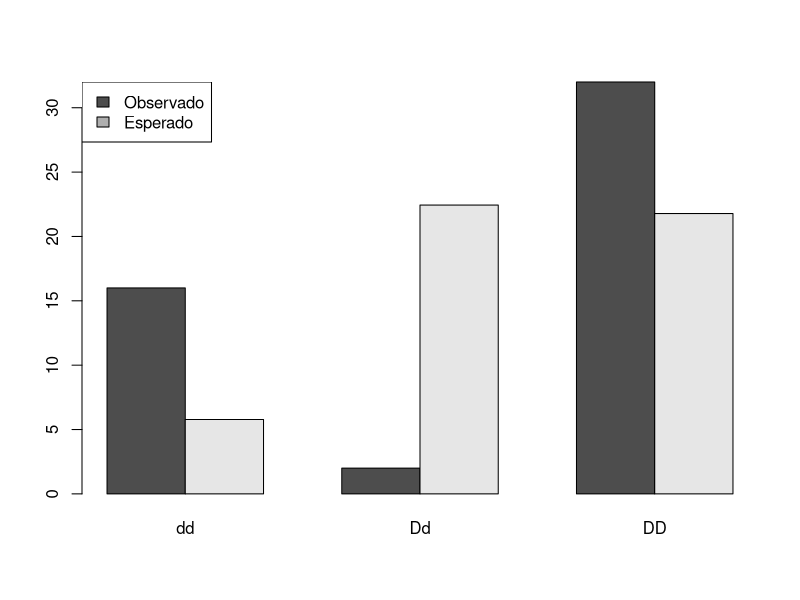
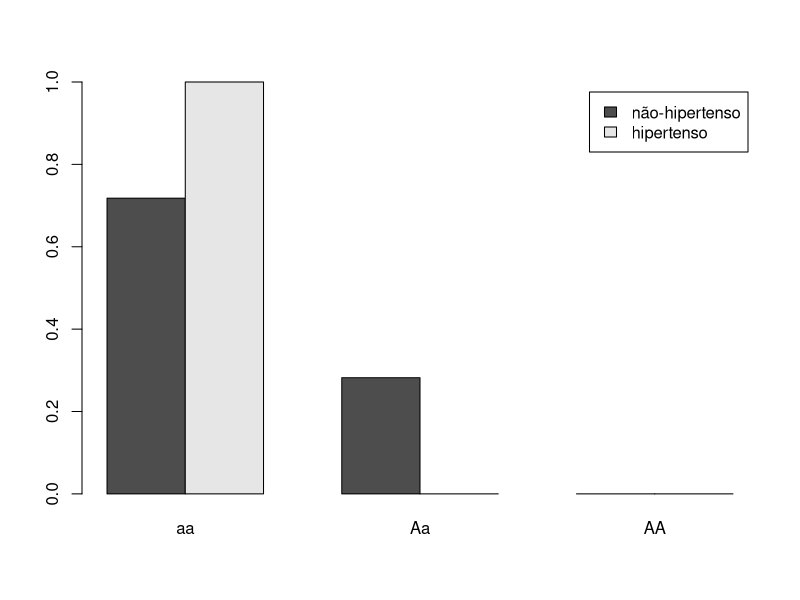
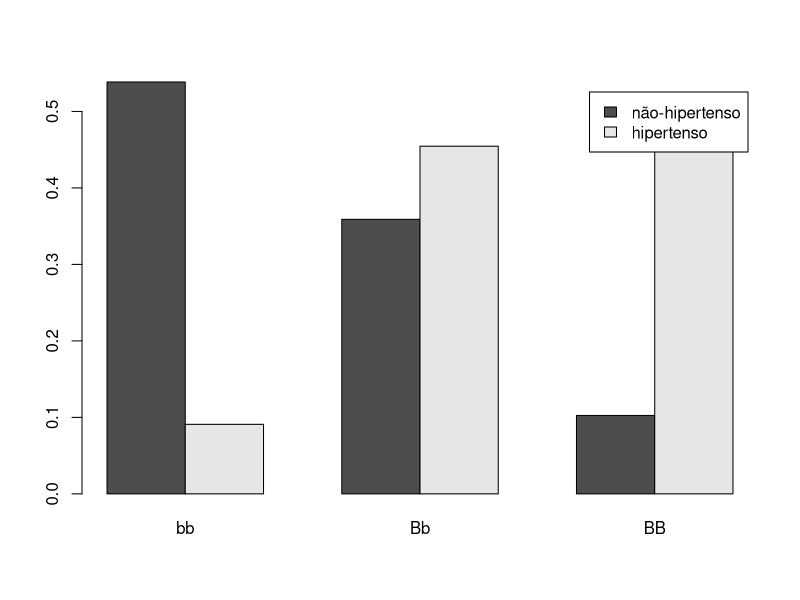
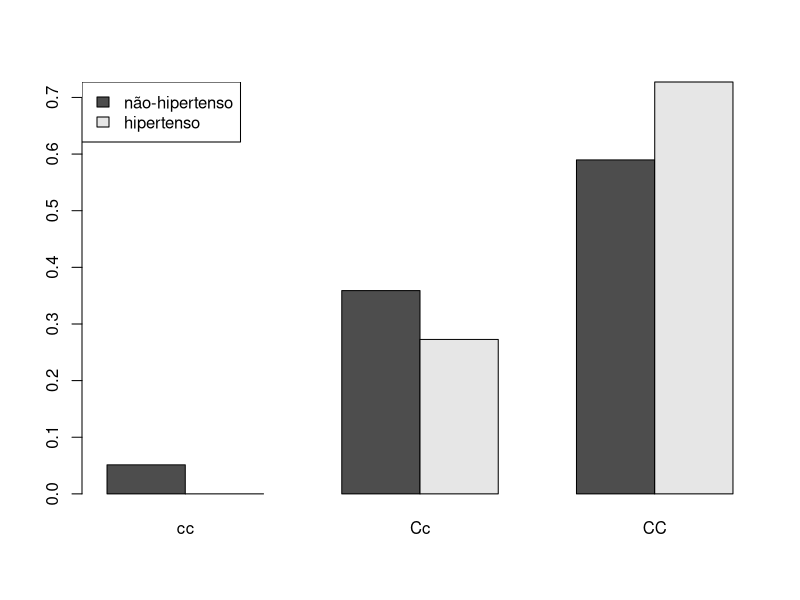

Here is the R script that generated these plots, in order:
## ---- chunk 1
knitr::opts_chunk$set(prompt = TRUE,
                      eval = FALSE,
                      echo = FALSE,
                      warning = FALSE)
set.seed(551991)
## ---- chunk 2
##dados disponíveis no arquivo cf.tsv
cf <- read.table('cf.tsv', header = T)
## resumo dos dados disponíveis
summary(cf)
## ---- chunk 3
has_hbp <- cf$hbp == "sim"
## frequência de hipertensão
mean(has_hbp)
## Visto que estamos comparando a frequência de uma variável
## binomial, usamos o teste binomial para comparar com a
## frequência observada.
binom.test(table(has_hbp), p=(1-0.16))
## ---- chunk 4
## definir função para calcular hardy-weinberg
hw <- function(obs) {
    n <- sum(obs)
    p <- (2 * obs[1] + obs[2]) / (2*n)
    exp <- c(p^2, 2 * p * (1-p), (1-p)^2) * n
    chi <- sum((obs-exp)^2/exp)
    c("chi.squared" = chi, "p.value" = pchisq(chi, df=1, lower.tail = FALSE))
}
## calcula-se o desequilibrio para os polimorfismos:
## enosa, mas primeiramente precisamos corrigir a variavel
## para incluir AA
cf$enosa <- factor(cf$enosa, levels = c("aa", "Aa", "AA"))
hw(table(cf$enosa))
## enosb
hw(table(cf$enosb))
## enosc
hw(table(cf$enosc))
## enosd
hw(table(cf$enosd))
## como enosd apresentou um desvio significativo, vamos ilustrar
## a frequência observada ao lado da esperada para visualizar a
## diferença.
obs <- table(cf$enosd)
p   <- (2 * obs[1] + obs[2]) / (2*sum(obs))
exp <- c(p^2, 2 * p * (1-p), (1-p)^2) * sum(obs)

barplot(rbind(obs, exp), beside = T)
legend("topleft", c("Observado", "Esperado"), fill = gray.colors(3))
## ---- chunk 5
## enosa
## gera e imprimi a tabela de confusão.
addmargins(enosa <- table(cf$hbp, cf$enosa))
## avalia se existe associação.
chisq.test(enosa)
## ilustra a relação.
barplot(prop.table(enosa, 1), beside = TRUE,
        legend = c("não-hipertenso", "hipertenso"))

## enosb
## gera e imprimi a tabela de confusão.
addmargins(enosb <- table(cf$hbp, cf$enosb))
## avalia se existe associação.
chisq.test(enosb)
## ilustra a relação.
barplot(prop.table(enosb, 1), beside = TRUE,
        legend = c("não-hipertenso", "hipertenso"))

## enosc
## gera e imprimi a tabela de confusão.
addmargins(enosc <- table(cf$hbp, cf$enosc))
## avalia se existe associação.
chisq.test(enosc)
## ilustra a relação.
barplot(prop.table(enosc, 1), beside = TRUE)
legend("topleft", c("não-hipertenso", "hipertenso"), fill = gray.colors(2))
